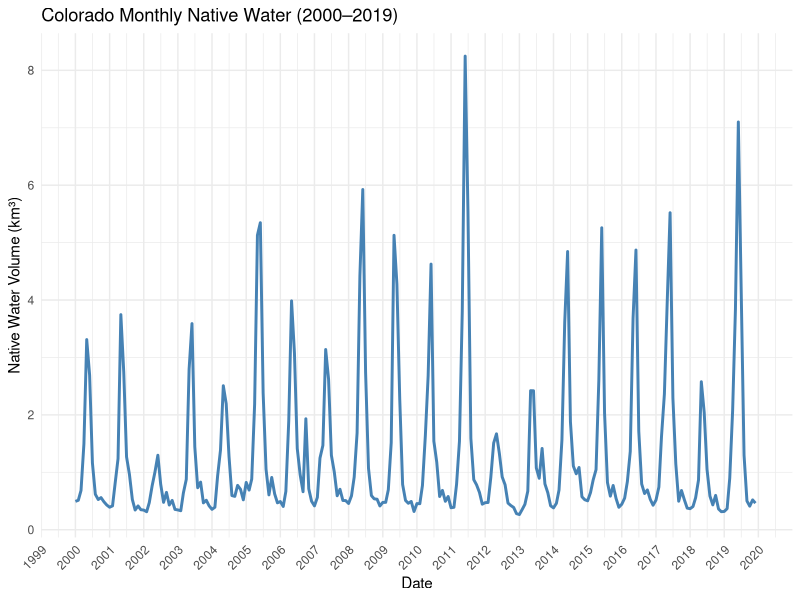

Write the R code that produced this figure.

#setwd("/Users/kyungminkim/Code/project-westernwaternetwork/Preprocessing/CA") #Mac
setwd("C:\\Users\\kyungmi1\\Documents\\Code\\project-westernwaternetwork\\Preprocessing\\CO") #Window

library(tidyverse)

# Load monthly water delivery data

Natulees <- read.csv("Naturalized_monthlyflow_leesferry_2000-2019.csv")

Natulees <- Natulees %>%
  mutate(km3.month = ac.ft.month * 1.23348e-6) 

# Add DATE column to match WRIM dataset
Natulees <- Natulees %>%
  mutate(DATE = as.Date(paste(YEAR, MONTH, 1, sep = "-")))

# Plot total native water volume for California (2000–2019)

ggplot(Natulees, aes(x = DATE, y = km3.month)) +
  geom_line(color = "steelblue", size = 1) +
  labs(
    title = "Colorado Monthly Native Water (2000–2019)",
    x = "Date",
    y = "Native Water Volume (km³)"
  ) +
  scale_x_date(
    limits = as.Date(c("2000-01-01", "2019-12-31")),
    date_labels = "%Y",
    date_breaks = "1 year"
  ) +
  theme_minimal() +
  theme(axis.text.x = element_text(angle = 45, hjust = 1))
